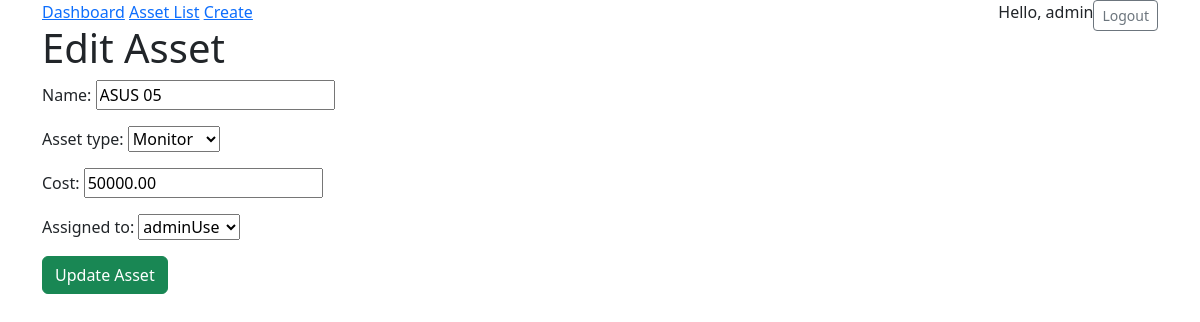
Page /update/4/ (signed in) on the committed database.
### assets/models.py (models this page shows, shortened)
class User(AbstractUser):
    is_manager = models.BooleanField(default=False)
    department = models.ForeignKey(
        Department,
        on_delete=models.SET_NULL,
        null=True,
        blank=True,
        related_name="users",
    )

class TimeStampedModel(models.Model):
    created_at = models.DateTimeField(auto_now_add=True)
    updated_at = models.DateTimeField(auto_now=True)
    class Meta:
        abstract = True

class Asset(TimeStampedModel):
    ASSET_TYPES = (
        ('LAPTOP', 'Laptop'),
        ('MONITOR', 'Monitor'),
        ('PHONE', 'Phone'),
        ('FURNITURE', 'Furniture'),
    )
    name = models.CharField(max_length=100)
    asset_type = models.CharField(max_length=20, choices=ASSET_TYPES)
    cost = models.DecimalField(max_digits=10, decimal_places=2)
    repair_cost = models.DecimalField(max_digits=10, decimal_places=2, default=0, help_text="Total repair cost accumulated for this asset.")
    assigned_to = models.ForeignKey(User, on_delete=models.SET_NULL, null=True, blank=True, related_name='assets')

### assets/views.py (the view)
# urls.py: path('update/<int:pk>/', AssetUpdateView.as_view(), name='asset-update'),
class AssetUpdateView(ManagerRequiredMixin, UpdateView):
    model = Asset
    template_name = "assets/asset_form.html"
    fields = ['name', 'asset_type', 'cost', 'assigned_to']
    success_url = reverse_lazy('asset-list')
    def get_context_data(self, **kwargs):
        context = super().get_context_data(**kwargs)
        context['action'] = 'Edit'
        return context

### assets/mixins.py (called while the page is built)
    def dispatch(self, request, *args, **kwargs):
        if not request.user.is_authenticated or not request.user.is_manager:
            if not request.user.is_superuser:
                raise PermissionDenied("You do not have manager access.")
        return super().dispatch(request, *args, **kwargs)

### assets/templates/assets/asset_form.html (shortened to what this page needs)
{% extends "assets/base.html" %}
{% block content %}
    <h1>{% if action == 'Edit' %}
            Edit Asset
            {% elif action == 'Create' %}
                Create New Asset
            {% else %}
                Log Repair
            {% endif %}
    </h1>
    <form method="post">
        {{ form.as_p }}
        {% if action == 'Edit' %}
            <button type="submit" class="btn btn-success">Update Asset</button>
        {% else %}
            <button type="submit" class="btn btn-primary">Save Asset</button>
        {% endif %}
    </form>
{% endblock %}

### assets/templates/assets/base.html (shortened to what this page needs)
<!DOCTYPE html>
<html>
<head>
    <link href="https://cdn.jsdelivr.net/npm/bootstrap@5.3.8/dist/css/bootstrap.min.css" rel="stylesheet">
</head>
<body class="container">
    <nav>
        <a href="{% url 'dashboard' %}">Dashboard</a>
        <a href="{% url 'asset-list' %}">Asset List</a>
        <a href="{% url 'asset-create' %}">Create</a>
        <div class="float-end">
            {% if user.is_authenticated %}
                <span>Hello, {{ user.username }}</span>
                <form action="{% url 'logout' %}" method="post" class="float-end">
                    <button type="submit" class="btn btn-outline-secondary btn-sm">Logout</button>
                </form>
            {% else %}
                <a href="{% url 'login' %}">Login</a>
                <a href="{% url 'register' %}">Register</a>
            {% endif %}
        </div>
    </nav>
    {% block content %}{% endblock %}
</body>
</html>

### rows in the picture
User: username "admin"
Asset: name "ASUS 05", asset_type "Monitor", cost "50000.00", assigned_to "adminUse"
